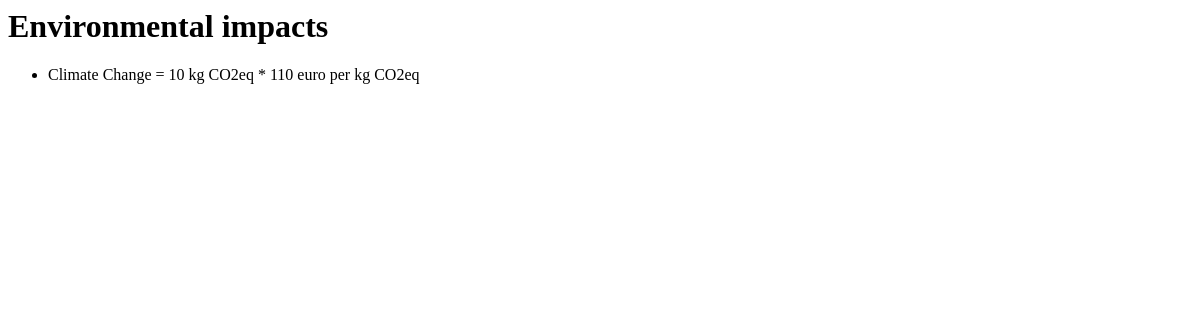
Before: /co2/1/ with the older database file.
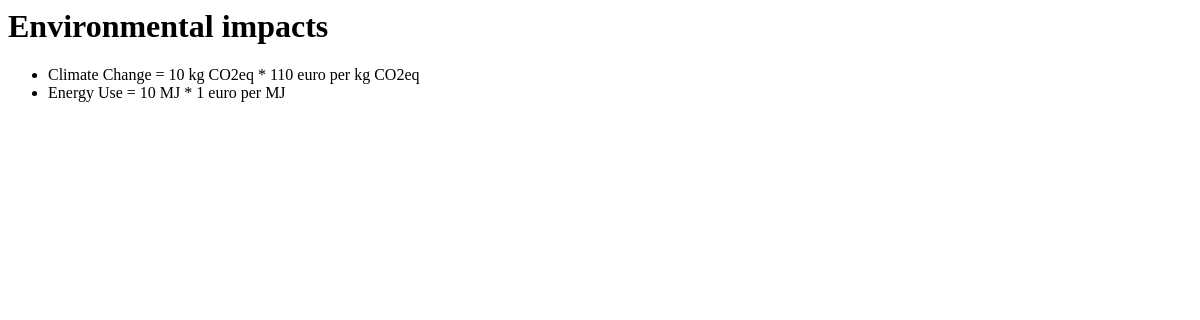
After: the same page with the newer database file.
### co2/models.py (models this page shows, shortened)
class Impact(models.Model):
    capital = models.ForeignKey(Capital, on_delete=models.CASCADE)
    footprint = models.CharField(max_length=100)
    impact_title = models.CharField(max_length=200)
    valuation = models.CharField(max_length=100)

### co2/views.py (the view)
# urls.py: url(r'^(?P<capital_id>[0-9]+)/$', views.detail, name='detail'),
def detail(request, capital_id):
    try:
        capital = Capital.objects.get(pk=capital_id)
    except Capital.DoesNotExist:
        raise Http404("This Capital does not exist")
    return render(request, 'co2/detail.html', {'capital': capital})

### co2/templates/co2/detail.html
<h1>{{ capital.capital_title }}</h1>
<ul>
    {% for impact in capital.impact_set.all %}
    <li>{{ impact.impact_title }} = {{ impact.footprint }} * {{ impact.valuation }}</li>
    {% endfor %}
</ul>

Changed rows visible on the page:
added Impact: impact_title "Energy Use", footprint "10 MJ", valuation "1 euro per MJ"
